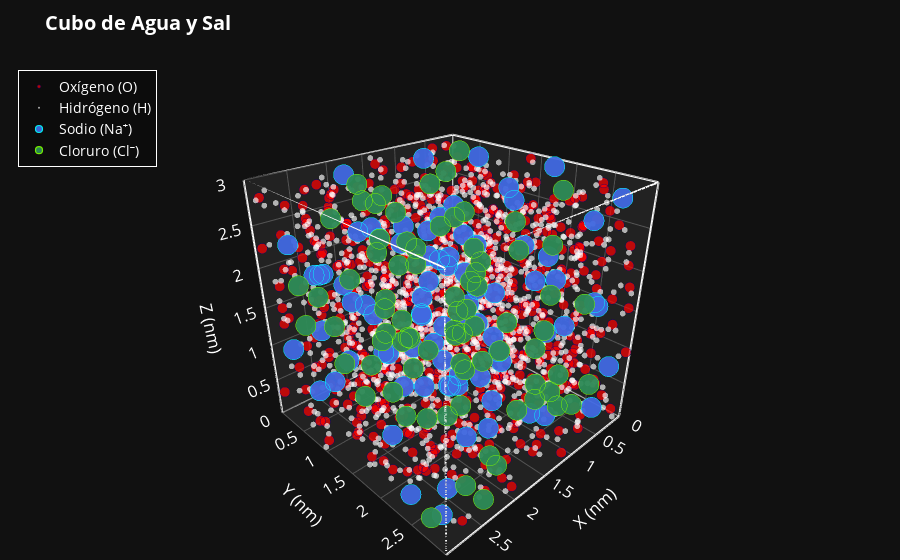

Notebook code for this chart:
### Code cell
from openmm.app import *
from openmm import *
from openmm.unit import *
import numpy as np
import plotly.graph_objects as go

# --- Parámetros del cubo ---
box_nm = 3.0
boxSize = Vec3(box_nm, box_nm, box_nm) * nanometers
forcefield = ForceField('amber14-all.xml', 'amber14/tip3p.xml')
modeller = Modeller(Topology(), [])

# --- Añadir agua y sal ---
modeller.addSolvent(forcefield,
                    model='tip3p',
                    boxSize=boxSize,
                    ionicStrength=5.0*molar,
                    positiveIon='Na+',
                    negativeIon='Cl-'
                    )

# --- CENTRAR el sistema en el cubo ---
positions = modeller.getPositions()
positions_array = np.array([[p.x, p.y, p.z] for p in positions])
# (En este punto, las posiciones ya están en nanómetros)

# Calcular centroide
min_xyz = positions_array.min(axis=0)
max_xyz = positions_array.max(axis=0)
center_system = (min_xyz + max_xyz) / 2
center_box = np.array([box_nm/2, box_nm/2, box_nm/2])
shift = center_box - center_system

# Trasladar todas las posiciones para centrar el sistema
new_positions = []
for p in positions_array:
    p_shifted = p + shift
    new_positions.append(Vec3(*p_shifted) * nanometer)
modeller.positions = new_positions

# --- Visualización estética ---
positions_array = np.array([[p.x, p.y, p.z] for p in modeller.positions])

elements = [atom.element.symbol for atom in modeller.topology.atoms()]
indices_O  = [i for i, e in enumerate(elements) if e == 'O']
indices_H  = [i for i, e in enumerate(elements) if e == 'H']
indices_Na = [i for i, e in enumerate(elements) if e == 'Na']
indices_Cl = [i for i, e in enumerate(elements) if e == 'Cl']

ox  = positions_array[indices_O]
hx  = positions_array[indices_H]
nax = positions_array[indices_Na]
clx = positions_array[indices_Cl]

# Líneas del cubo para visualización
cube_lines = []
for s, e in [([0,0,0],[box_nm,0,0]), ([0,0,0],[0,box_nm,0]), ([0,0,0],[0,0,box_nm]),
             ([box_nm,0,0],[box_nm,box_nm,0]), ([box_nm,0,0],[box_nm,0,box_nm]),
             ([0,box_nm,0],[box_nm,box_nm,0]), ([0,box_nm,0],[0,box_nm,box_nm]),
             ([0,0,box_nm],[box_nm,0,box_nm]), ([0,0,box_nm],[0,box_nm,box_nm]),
             ([box_nm,box_nm,0],[box_nm,box_nm,box_nm]), ([box_nm,0,box_nm],[box_nm,box_nm,box_nm]),
             ([0,box_nm,box_nm],[box_nm,box_nm,box_nm])]:
    cube_lines.append(go.Scatter3d(
        x=[s[0],e[0]], y=[s[1],e[1]], z=[s[2],e[2]],
        mode='lines',
        line=dict(color='white', width=4),
        showlegend=False
    ))

fig = go.Figure()

# Agua: 
fig.add_trace(go.Scatter3d(
    x=ox[:,0], y=ox[:,1], z=ox[:,2],
    mode='markers',
    marker=dict(size=3.5, color='red', opacity=0.7, line=dict(width=0.5, color='navy')),
    name='Oxígeno (O)',
    hoverinfo='skip'
))
fig.add_trace(go.Scatter3d(
    x=hx[:,0], y=hx[:,1], z=hx[:,2],
    mode='markers',
    marker=dict(size=2, color='white', opacity=0.65),
    name='Hidrógeno (H)',
    hoverinfo='skip'
))

# Na⁺:
if len(nax):
    fig.add_trace(go.Scatter3d(
        x=nax[:,0], y=nax[:,1], z=nax[:,2],
        mode='markers',
        marker=dict(size=7, color='royalblue', opacity=0.95, symbol='circle', line=dict(width=1.2, color='aqua')),
        name='Sodio (Na⁺)'
    ))

# Cl⁻: verde brillante, semitransparente
if len(clx):
    fig.add_trace(go.Scatter3d(
        x=clx[:,0], y=clx[:,1], z=clx[:,2],
        mode='markers',
        marker=dict(size=7, color='seagreen', opacity=0.95, symbol='circle', line=dict(width=1.2, color='lawngreen')),
        name='Cloruro (Cl⁻)'
    ))

# Añadir líneas del cubo
for line in cube_lines:
    fig.add_trace(line)

# Estética PRO
fig.update_layout(
    title='<b>Cubo de Agua y Sal</b>',
    scene=dict(
        xaxis=dict(title='X (nm)', range=[0, box_nm], showbackground=True, backgroundcolor='#222', gridcolor='#555', zerolinecolor='#999', showspikes=False),
        yaxis=dict(title='Y (nm)', range=[0, box_nm], showbackground=True, backgroundcolor='#222', gridcolor='#555', zerolinecolor='#999', showspikes=False),
        zaxis=dict(title='Z (nm)', range=[0, box_nm], showbackground=True, backgroundcolor='#222', gridcolor='#555', zerolinecolor='#999', showspikes=False),
        aspectmode='cube',
        camera=dict(eye=dict(x=1.4, y=1.45, z=1.1))
    ),
    paper_bgcolor='#111',
    plot_bgcolor='#111',
    font=dict(color='white', size=14),
    legend=dict(bgcolor='rgba(10,10,10,0.7)', bordercolor='white', borderwidth=1, x=0.02, y=0.98),
    margin=dict(l=0, r=0, b=0, t=60)
)

fig.show()

### Figure 1 — Plotly figure (JSON) as saved in the notebook; plotly's stock layout.template omitted (floating-point values rounded to 4 significant figures; data arrays with more than 128 entries replaced by an {"elided": "..."} marker saying what was removed)
{"data": [{"hoverinfo": "skip", "marker": {"color": "red", "line": {"color": "navy", "width": 0.5}, "opacity": 0.7, "size": 3.5}, "mode": "markers", "name": "Oxígeno (O)", "type": "scatter3d", "x": {"elided": "727 float values"}, "y": {"elided": "727 float values"}, "z": {"elided": "727 float values"}}, {"hoverinfo": "skip", "marker": {"color": "white", "opacity": 0.65, "size": 2}, "mode": "markers", "name": "Hidrógeno (H)", "type": "scatter3d", "x": {"elided": "1454 float values"}, "y": {"elided": "1454 float values"}, "z": {"elided": "1454 float values"}}, {"marker": {"color": "royalblue", "line": {"color": "aqua", "width": 1.2}, "opacity": 0.95, "size": 7, "symbol": "circle"}, "mode": "markers", "name": "Sodio (Na⁺)", "type": "scatter3d", "x": [2.538, 0.2591, 2.719, 2.916, 1.609, 2.137, 1.098, 2.643, 1.561, 2.882, 1.083, 1.402, 0.9122, 2.805, 2.557, 1.176, 0.3613, 1.459, 1.444, 1.915, 2.87, 0.1258, 1.02, 0.3111, 2.908, 0.9774, 1.279, 1.686, 0.3097, 2.854, 0.1739, 0.9144, 1.309, 2.438, 1.333, 1.788, 1.948, 2.923, 2.444, 1.466, 1.486, 2.288, 0.7859, 1.626, 1.593, 0.9084, 2.535, 2.135, 1.764, 0.1772, 0.6019, 2.707, 2.886, 1.888, 1.791, 0.3851, 2.31, 2.462, 2.772, 0.2226, 2.522, 2.438, 0.5969, 0.118, 2.876, 0.01945, 1.594, 2.052, 0.928, 0.4871, 0.6967, 2.155, 1.257, 0.1471, 1.436, 0.4621, 2.751, 1.765, 1.317, 0.6891], "y": [1.653, 0.7172, 1.239, 2.644, 2.927, 2.131, 1.552, 2.316, 2.556, 2.819, 0.622, 1.554, 0.8691, 0.1553, 0.215, 2.009, 1.279, 1.953, 2.094, 2.526, 2.343, 1.782, 0.8553, 2.678, 2.882, 1.727, 1.222, 0.8846, 2.796, 1.094, 2.846, 0.1185, 1.441, 1.533, 2.603, 1.068, 1.518, 1.039, 0.942, 2.881, 1.127, 2.185, 1.762, 1.279, 0.7026, 1.641, 0.5626, 0.5272, 0.2126, 0.4757, 0.1305, 0.7763, 0.9948, 0.354, 0.5806, 0.5938, 2.571, 2.792, 1.784, 0.4686, 2.517, 2.472, 0.6273, 0.6063, 0.499, 0.3568, 0.2113, 2.761, 2.997, 2.061, 0.4579, 1.769, 0.9401, 2.676, 2.879, 2.587, 1.249, 0.5954, 2.926, 2.055], "z": [0.3748, 2.886, 2.145, 2.6, 1.861, 1.092, 1.192, 2.216, 2.63, 0.3066, 2.998, 0.5809, 1.784, 0.9314, 0.2292, 2.979, 0.3293, 0.7825, 0.1069, 1.765, 0.215, 2.947, 0.2964, 1.559, 2.435, 0.06615, 1.898, 2.193, 2.859, 0.9659, 0.76, 0.1193, 0.3259, 1.345, 0.5582, 2.473, 1.611, 2.25, 1.738, 2.353, 2.051, 2.992, 2.698, 2.434, 0.06775, 1.563, 1.976, 2.995, 1.172, 0.4245, 1.086, 2.093, 1.579, 2.237, 0.6338, 1.856, 0.7766, 2.961, 2.045, 1.211, 0.1829, 1.412, 2.319, 0.9659, 2.399, 0.5855, 2.172, 1.652, 1.957, 2.035, 1.549, 0.9009, 0.7062, 0.04135, 0.739, 2.599, 1.267, 2.188, 1.812, 1.791]}, {"marker": {"color": "seagreen", "line": {"color": "lawngreen", "width": 1.2}, "opacity": 0.95, "size": 7, "symbol": "circle"}, "mode": "markers", "name": "Cloruro (Cl⁻)", "type": "scatter3d", "x": [2.64, 1.855, 1.392, 0.2762, 1.686, 0.1037, 0.9888, 0.4765, 1.804, 0.5576, 2.416, 2.992, 2.809, 0.1313, 2.044, 2.876, 0.7198, 2.6, 0.157, 0.6763, 1.997, 0.916, 1.443, 2.16, 0.5434, 2.368, 0.1214, 2.842, 1.472, 0.5489, 0.712, 0.8078, 2.886, 0.6256, 1.977, 1.239, 1.127, 2.26, 0.806, 1.689, 2.332, 0.786, 1.018, 0.5173, 2.037, 0.3628, 1.513, 1.826, 0.449, 0.8754, 2.006, 1.486, 2.614, 1.716, 1.646, 0.2575, 0.7269, 0.649, 1.562, 0.7022, 2.469, 1.961, 0.8721, 1.854, 2.539, 0.8431, 2.162, 2.448, 0.7882, 2.303, 2.308, 1.707, 1.318, 1.022, 0.2122, 2.488, 0.9856, 1.148, 1.35, 1.918], "y": [0.853, 2.09, 0.6748, 2.117, 2.058, 1.179, 2.724, 1.543, 1.446, 2.087, 1.226, 2.249, 2.578, 0.682, 2.422, 2.324, 2.756, 2.309, 1.907, 2.488, 0.8376, 1.974, 0.8604, 0.2288, 0.586, 2.496, 1.847, 0.5476, 0.1653, 0.8934, 2.146, 0.106, 0.6761, 2.879, 2.155, 2.345, 1.324, 1.559, 1.381, 0.1219, 0.04775, 1.655, 0.1772, 0.4015, 1.269, 2.098, 0.3119, 1.121, -0.00215, 0.4945, 0.9213, 1.55, 2.866, 1.573, 0.3638, 0.38, 0.8015, 0.925, 0.4198, 2.728, 2.972, 1.927, 2.309, 0.8037, 1.351, 2.347, 1.569, 0.9425, 0.9714, 2.978, 0.8443, 2.361, 1.524, 1.434, 0.2451, 0.7439, 1.357, 0.1423, 0.05725, 1.133], "z": [1.472, 1.136, 0.2488, 0.05525, 1.599, 0.6484, 0.5419, 2.315, 1.068, 0.06515, 2.94, 2.374, 0.02185, 1.418, 2.322, 2.033, 1.77, 1.019, 1.362, 0.7042, 1.008, 2.212, 2.051, 2.432, 0.4558, 2.209, 2.006, 1.932, 2.435, 1.336, 0.9295, 1.408, 1.513, 0.741, 0.7609, 0.405, 0.9649, 0.4306, 0.4305, 2.711, 1.424, 0.7082, 0.343, 2.689, 2.154, 2.795, 1.199, 1.111, 0.917, 2.624, 2.343, 1.688, 0.5345, 2.592, 1.907, 2.901, 0.5404, 0.9686, 2.613, 0.4151, 0.3283, 0.481, 0.5745, 0.1625, 1.16, 1.32, 2.544, 2.013, 0.192, 0.6698, 0.3523, 0.01165, 2.638, 1.795, 1.966, 0.8628, 2.072, 2.238, 0.5143, 1.385]}, {"line": {"color": "white", "width": 4}, "mode": "lines", "showlegend": false, "type": "scatter3d", "x": [0, 3], "y": [0, 0], "z": [0, 0]}, {"line": {"color": "white", "width": 4}, "mode": "lines", "showlegend": false, "type": "scatter3d", "x": [0, 0], "y": [0, 3], "z": [0, 0]}, {"line": {"color": "white", "width": 4}, "mode": "lines", "showlegend": false, "type": "scatter3d", "x": [0, 0], "y": [0, 0], "z": [0, 3]}, {"line": {"color": "white", "width": 4}, "mode": "lines", "showlegend": false, "type": "scatter3d", "x": [3, 3], "y": [0, 3], "z": [0, 0]}, {"line": {"color": "white", "width": 4}, "mode": "lines", "showlegend": false, "type": "scatter3d", "x": [3, 3], "y": [0, 0], "z": [0, 3]}, {"line": {"color": "white", "width": 4}, "mode": "lines", "showlegend": false, "type": "scatter3d", "x": [0, 3], "y": [3, 3], "z": [0, 0]}, {"line": {"color": "white", "width": 4}, "mode": "lines", "showlegend": false, "type": "scatter3d", "x": [0, 0], "y": [3, 3], "z": [0, 3]}, {"line": {"color": "white", "width": 4}, "mode": "lines", "showlegend": false, "type": "scatter3d", "x": [0, 3], "y": [0, 0], "z": [3, 3]}, {"line": {"color": "white", "width": 4}, "mode": "lines", "showlegend": false, "type": "scatter3d", "x": [0, 0], "y": [0, 3], "z": [3, 3]}, {"line": {"color": "white", "width": 4}, "mode": "lines", "showlegend": false, "type": "scatter3d", "x": [3, 3], "y": [3, 3], "z": [0, 3]}, {"line": {"color": "white", "width": 4}, "mode": "lines", "showlegend": false, "type": "scatter3d", "x": [3, 3], "y": [0, 3], "z": [3, 3]}, {"line": {"color": "white", "width": 4}, "mode": "lines", "showlegend": false, "type": "scatter3d", "x": [0, 3], "y": [3, 3], "z": [3, 3]}], "layout": {"font": {"color": "white", "size": 14}, "legend": {"bgcolor": "rgba(10,10,10,0.7)", "bordercolor": "white", "borderwidth": 1, "x": 0.02, "y": 0.98}, "margin": {"b": 0, "l": 0, "r": 0, "t": 60}, "paper_bgcolor": "#111", "plot_bgcolor": "#111", "scene": {"aspectmode": "cube", "camera": {"eye": {"x": 1.4, "y": 1.45, "z": 1.1}}, "xaxis": {"backgroundcolor": "#222", "gridcolor": "#555", "range": [0, 3], "showbackground": true, "showspikes": false, "title": {"text": "X (nm)"}, "zerolinecolor": "#999"}, "yaxis": {"backgroundcolor": "#222", "gridcolor": "#555", "range": [0, 3], "showbackground": true, "showspikes": false, "title": {"text": "Y (nm)"}, "zerolinecolor": "#999"}, "zaxis": {"backgroundcolor": "#222", "gridcolor": "#555", "range": [0, 3], "showbackground": true, "showspikes": false, "title": {"text": "Z (nm)"}, "zerolinecolor": "#999"}}, "title": {"text": "<b>Cubo de Agua y Sal</b>"}}}
